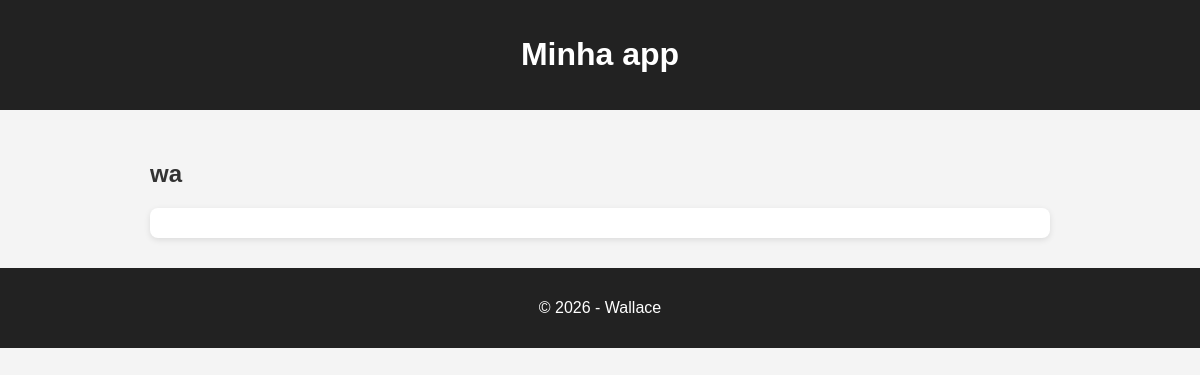
Page /conversa/1 (signed in) on the earlier database version.
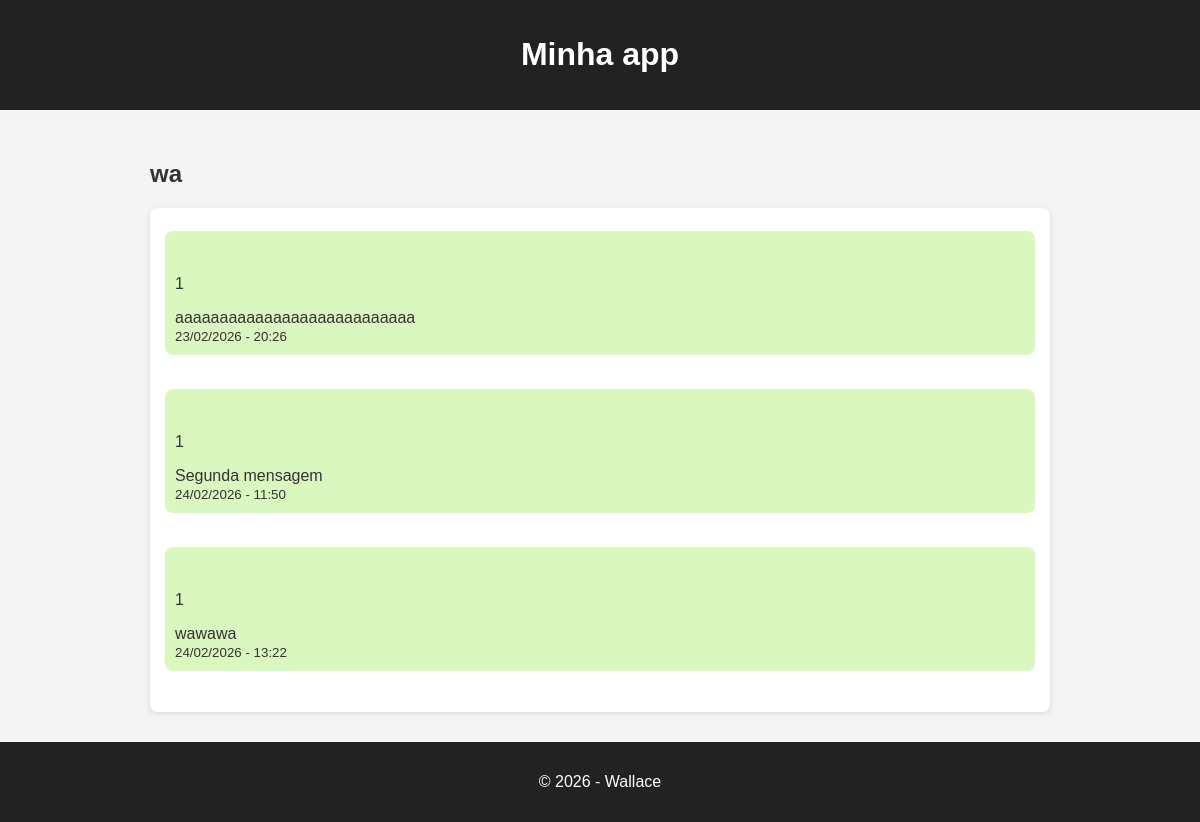
Same page on the later database version.
### models.py (models this page shows, shortened)
class User(db.Model, UserMixin):
    __tablename__ = 'users' #boa prática para garantir bom entendimento da tabela
    id = db.Column(db.Integer, primary_key=True)
    email = db.Column(db.String(120), unique=True)
    username = db.Column(db.String(80), unique=True)
    password_hash = db.Column(db.String(128))
    @login_manager.user_loader #login_manager é a instancia que criamos em app.py
    def load_user(user_id): #Função para pegar o ID nos cookies e autenticar nosso usuario a cada requisicao
        return User.query.get(int(user_id)) #aqui ele pega o ID e pesquisa no banco de dados
    is_active = db.Column(db.Boolean(), default=True)
    email_verified_at = db.Column(db.DateTime)
    created_at = db.Column(db.DateTime(), nullable=False, default=datetime.now)
    updated_at = db.Column(db.DateTime(), onupdate=datetime.now)
    last_login = db.Column(db.DateTime())
    nome = db.Column(db.String(80))
    nascimento = db.Column(db.Date)
    telefone = db.Column(db.String(20), unique=True)
    endereco = db.relationship('Endereco', backref='user', uselist=False)
    postagens = db.relationship('Postagem', backref='autor')
    comentarios = db.relationship('Comentario', backref='autor')
    mensagem_enviada = db.relationship('Mensagem', foreign_keys=[Mensagem.remetente_id], back_populates='remetente')
    mensagem_recebida = db.relationship('Mensagem', foreign_keys=[Mensagem.destinatario_id], back_populates='destinatario')

class Mensagem(db.Model):
    __tablename__ = 'mensagens'
    id = db.Column(db.Integer, primary_key=True)
    conteudo = db.Column(db.Text, nullable=False)
    detalhes = db.Column(db.DateTime(), nullable=False, default=datetime.now)
    remetente_id = db.Column(db.Integer, db.ForeignKey('users.id'), nullable=False)
    destinatario_id = db.Column(db.Integer, db.ForeignKey('users.id'), nullable=False)
    remetente = db.relationship('User', foreign_keys=[remetente_id], back_populates='mensagem_enviada')
    destinatario = db.relationship('User', foreign_keys=[destinatario_id], back_populates='mensagem_recebida')

### messages/routes.py (the view)
@conversa_bp.route('/conversa/<int:id>', methods=['GET'])
@login_required
def conversa(id):
    eu = current_user.id
    mensagem_recebida = select(Mensagem).where(Mensagem.destinatario_id == eu, Mensagem.remetente_id == id)
    mensagem_enviada = select(Mensagem).where(Mensagem.remetente_id == eu, Mensagem.destinatario_id == id)
    mix = mensagem_enviada.union_all(mensagem_recebida).order_by(Mensagem.detalhes)
    conversas = db.session.execute(mix)
    user = db.session.execute(select(User.nome).where(User.id == id)).scalar()
    return render_template('conversas.html', conversa=conversas, quem=user, logado=eu)

### templates/conversas.html (shortened to what this page needs)
{% extends "base.html" %}
{% block content %}
<h2>{{quem}}</h2>
<section class="inbox">
{% for c in conversa %}
    {% if c.destinatario_id == logado %}
        <article class="recebido"><br>
            <p>2</p>
    {% else %}
        <article class="enviado"><br>
            <p>1</p>
    {% endif %}
    <div class="mensagem">{{c.conteudo}}<br><small>{{c.detalhes.strftime("%d/%m/%Y - %H:%M")}}</small></div>
    </article><br>
{% endfor %}
</section>
{% endblock %}

### templates/base.html (shortened to what this page needs)
<!DOCTYPE html>
<html lang="pt-BR">
    <head>
        <link rel="stylesheet" href="{{ url_for('static', filename='style.css') }}">
    </head>
    <body>
        <header>
            <h1>Minha app</h1>
        </header>
        <main>
            {% block content %}{% endblock %}
        </main>
        <footer>
            <p>&copy; 2026 - Wallace</p>
        </footer>
    </body>
</html>

### static/style.css (style rules this page uses)
body { margin: 0; font-family: Arial, sans-serif; background-color: #f4f4f4; color: #333; }
header, footer { background-color: #222; color: #fff; text-align: center; padding: 15px; }
main { max-width: 900px; margin: 20px auto; padding: 10px; }
.inbox { background: #fff; border-radius: 8px; padding: 15px; box-shadow: 0 2px 6px rgba(0,0,0,0.1); }
.enviado { background: #d9f7be; border-radius: 8px; padding: 10px; margin: 8px 0; }

Differences in the rows shown:
added Mensagem: shows "1", conteudo "aaaaaaaaaaaaaaaaaaaaaaaaaaa", detalhes "23/02/2026 - 20:26"
added Mensagem: shows "1", conteudo "Segunda mensagem", detalhes "24/02/2026 - 11:50"
added Mensagem: shows "1", conteudo "wawawa", detalhes "24/02/2026 - 13:22"
